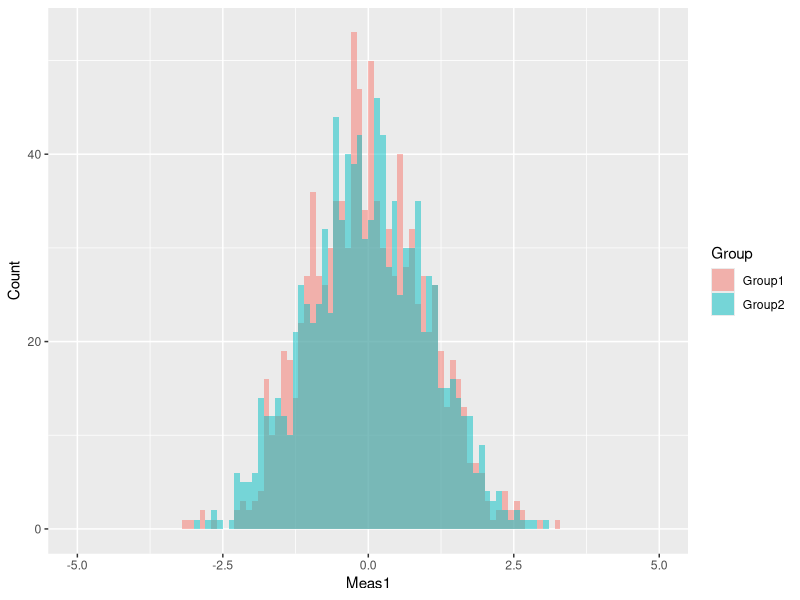
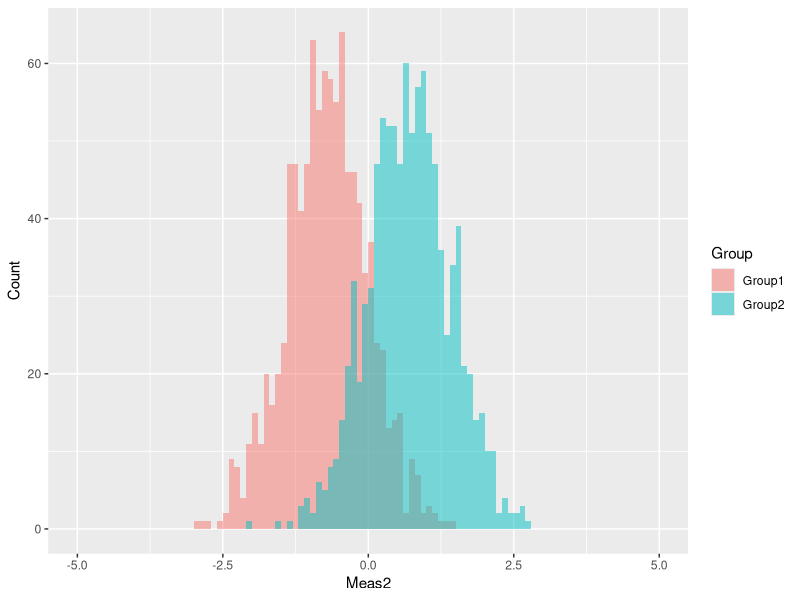
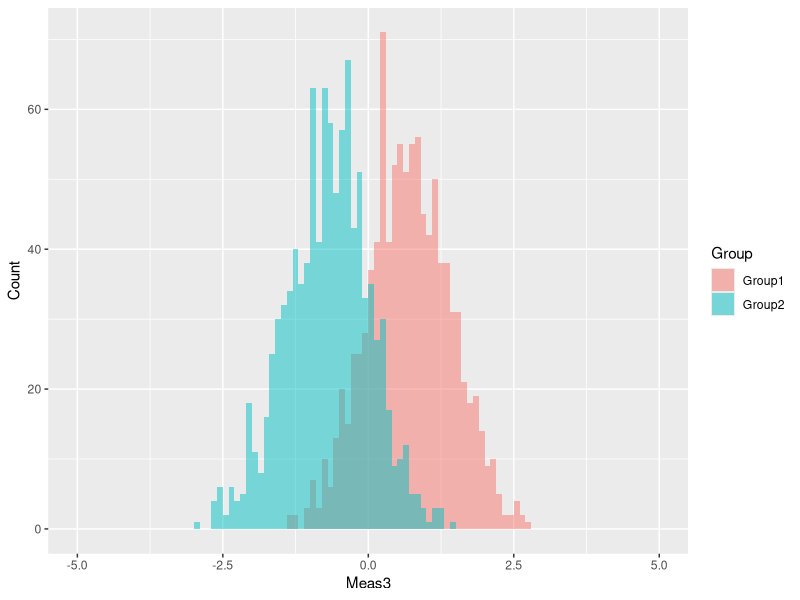
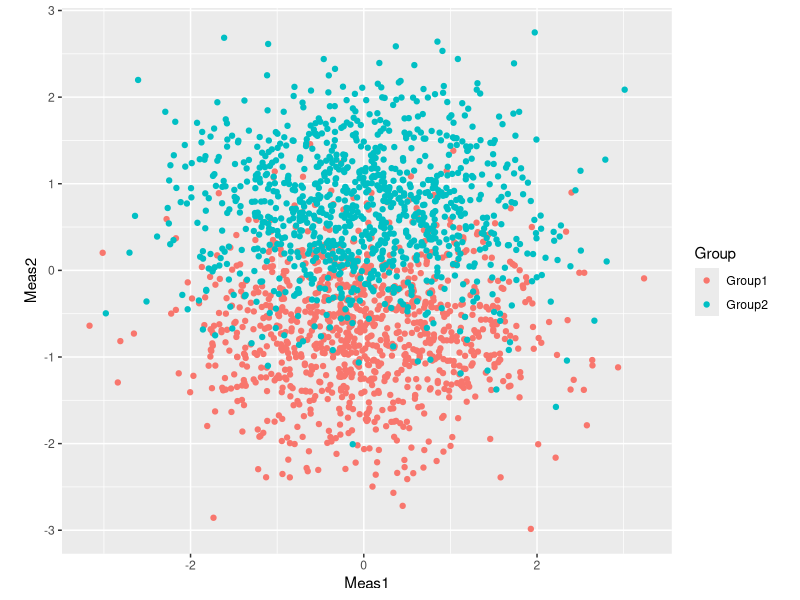
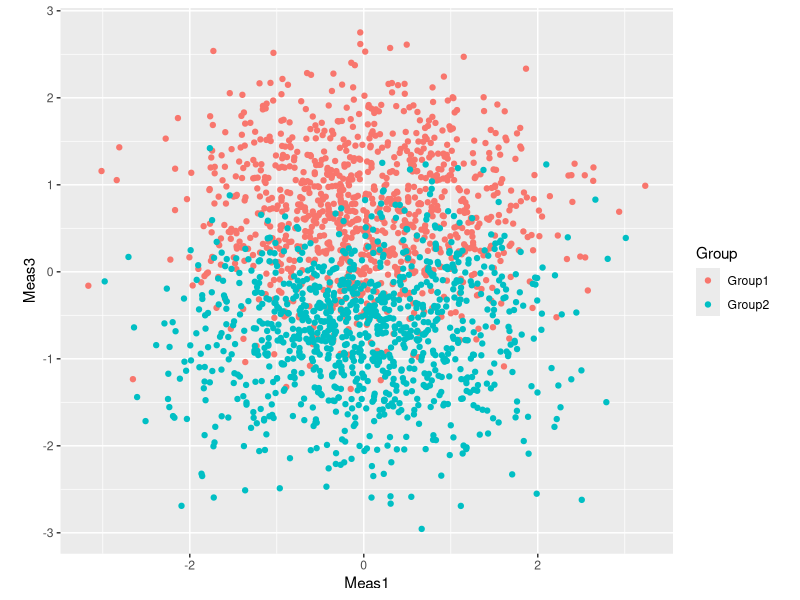
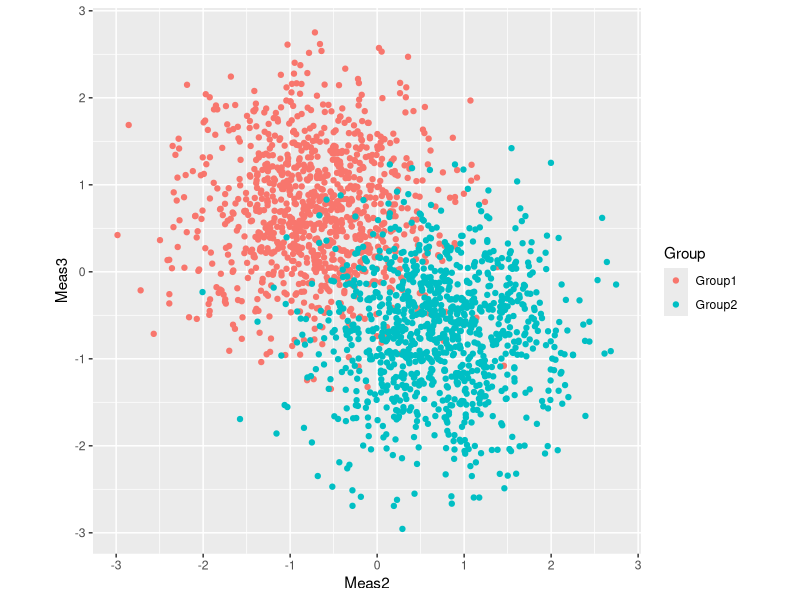
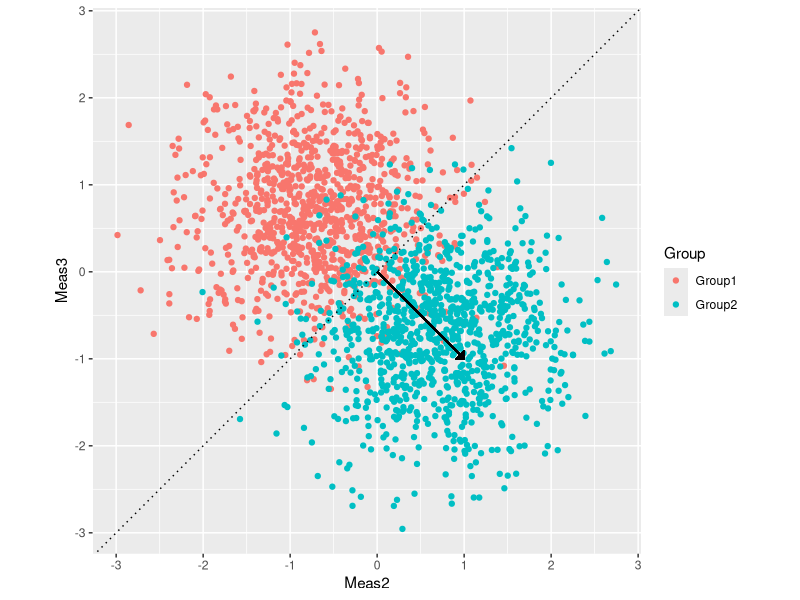
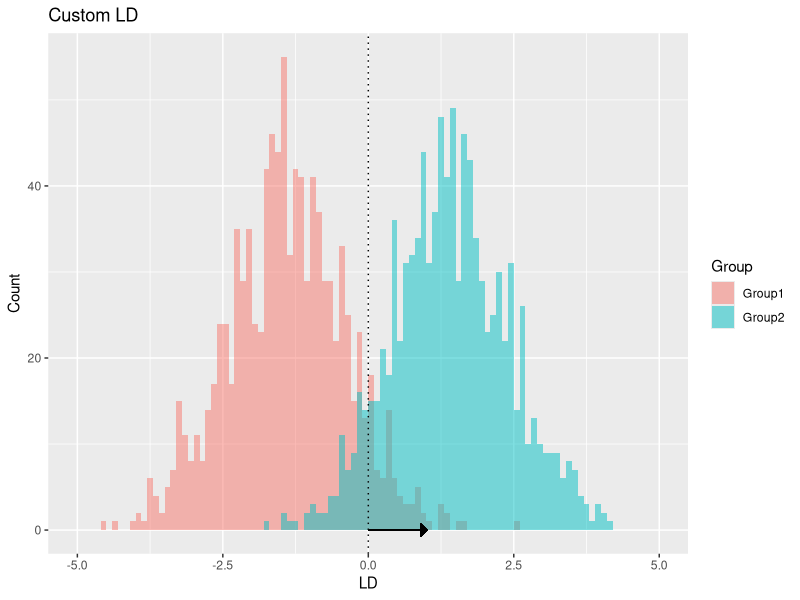

Reproduce these figures in R, in order. (Note: this script raises an error after producing the figures.)
## ---- chunk 1
knitr::opts_chunk$set(echo = TRUE, fig.align = "center")
## ---- chunk 2
library(ggplot2)
library(knitr)
library(kableExtra)

# make_data_basic() below uses rnorm() to get random points on a normal 
# distribution.  This ensures we'll always see the same "random" number here.
set.seed(0)

# create a very basic data frame of input data for the LDA.
make_data_basic <- function(Nper=1000) {
  # meas 1 tells us nothing useful.
  # meas 2 is somewhat lower for group 1 and higher for group 2
  # meas 3 is somewhat higher for group 1 and lower for group 2
  obs <- data.frame(
    Meas1 = rnorm(n = Nper*2),
    Meas2 = c(rnorm(n = Nper, mean = -1), rnorm(n = Nper, mean = 1)),
    Meas3 = c(rnorm(n = Nper, mean = 1), rnorm(n = Nper, mean = -1)),
    Group = rep(c("Group1","Group2"), each=Nper)
  )
  # we'll have variables that just happen to look like z-scores...
  obs[, 1:3] <- scale(obs[, 1:3])
  obs
}

### some vector math helper functions
dotprod <- function(x, y) sum(x * y)  # dot product
vecmag  <- function(x) sqrt(sum(x^2)) # magnitude
vecnorm <- function(x) x/vecmag(x)    # normalize to unit vector

# histogram for a given measurement, overlaying all groups
hist_grp <- function(obs, measurement, breaks=seq(-5, 5, 0.1), grp="Group", ...) {
  ggplot(obs) +
    geom_histogram(aes_(x = obs[[measurement]],
                        fill = obs[[grp]]),
                   breaks = breaks,
                   position = "identity",
                   alpha = 0.5,
                   ...) +
    labs(x = measurement, y = "Count", fill = "Group")
}

# scatterplot of two measurements, overalying all groups
scatter_grp <- function(obs, x, y, color="Group") {
  ggplot(obs) +
    geom_point(aes_string(x = x, y = y, color = color)) +
    coord_fixed()
}

# Wrapper to attach LDA results to a list of objects, starting from an
# observations data frame.
run_lda <- function(data = list()) {
  within(data, {
    # The two main MASS package steps used here: run the LDA, and perform the 
    # prediction that provides actual LD-axis values and automatic 
    # classification.
    lds <- MASS::lda(formula = Group ~ ., data = observations)
    prediction <- predict(lds)
    # Attach some output columns to the observations data frame for convenience
    observations$Prediction <- prediction$class
    observations$LD1 <- prediction$x[, 1]
    observations$Wrong <- with(observations, Group != Prediction)
    # Make a confusion matrix for every pair of actual group versus predicted
    # group.  The more we have on the diagonal the better!
    confusion <- table(observations$Group, observations$Prediction)
    rownames(confusion) <- paste0("Actual", rownames(confusion))
    colnames(confusion) <- paste0("Predicted", colnames(confusion))
  })
}
## ---- chunk 3
observations <- make_data_basic()
## ---- chunk 4
preview <- do.call(rbind,
                   lapply(split(observations, observations$Group),
                          head,
                          n = 5))[, -4]
k <- kable(preview, row.names = FALSE, digits = 3)
k <- kable_styling(k, full_width = FALSE)
k <- group_rows(k, "Group1", 1, 5)
k <- group_rows(k, "Group2", 6, 10)
k
## ---- chunk 5
summary(observations)
sapply(observations[, 1:3], sd)
## ---- chunk 6
lapply(split(observations, observations$Group), summary)
lapply(split(observations, observations$Group), function(chunk) sapply(chunk[, 1:3], sd))
## ---- chunk 7
hist_grp(observations, "Meas1")
hist_grp(observations, "Meas2")
hist_grp(observations, "Meas3")
## ---- chunk 8
scatter_grp(observations, "Meas1", "Meas2")
scatter_grp(observations, "Meas1", "Meas3")
scatter_grp(observations, "Meas2", "Meas3")
## ---- chunk 9
scatter_grp(observations, "Meas2", "Meas3") +
  geom_abline(intercept = 0,
              slope = 1,
              linetype="dotted") +
  geom_segment(x = 0, y = 0, xend = 1, yend = -1,
               arrow = arrow(angle = 45,
                             length = unit(0.2, "cm"),
                             type="closed"))
## ---- chunk 10
scaling <- data.frame(Component = c(0, 1, -1))
rownames(scaling) <- paste0("Meas", 1:3)
kable_styling(kable(scaling, digits = 3), full_width = FALSE)
## ---- chunk 11
ld <- apply(observations[, 1:3], 1, dotprod, y = scaling$Component)
ld <- data.frame(LD = ld,
           Group = observations$Group)
## ---- chunk 12
hist_grp(ld, "LD") +
  ggtitle("Custom LD") +
  geom_vline(xintercept = 0,
             linetype="dotted") +
  geom_segment(x = 0, y = 0, xend = 1, yend = 0,
               arrow = arrow(angle = 45,
                             length = unit(0.2, "cm"),
                             type="closed"))
## ---- chunk 13
# Here we're banking on the fact that everything's centered on the origin.  See
# case 5 below for a situation where it's not.
ld$Prediction <- c("Group1", "Group2")[(ld$LD >= 0) + 1]
my_confusion <- as.data.frame(table(ld[, 2:3]))
colnames(my_confusion) <- c("Group", "Prediction", "Freq")
kable_styling(kable(my_confusion), full_width = FALSE)
## ---- chunk 14
lds <- MASS::lda(formula = Group ~ . , data = observations)
## ---- chunk 15
kable_styling(kable(lds$means), full_width = FALSE)
## ---- chunk 16
kable_styling(kable(lds$scaling, digits=3), full_width = FALSE)
## ---- chunk 17
lds$terms
## ---- chunk 18
scalings <- data.frame(Scaling = scaling[, 1],
                       MyScaling = lds$scaling[, 1],
                       check.names = FALSE)
kable_styling(kable(scalings, digits = 3), full_width = FALSE)
## ---- chunk 19
# Note that it's MASS:::predict.lda that makes this magic work
prediction <- predict(lds)
## ---- chunk 20
hist_grp(data.frame(LD=prediction$x[, 1], Group=observations$Group), "LD") +
  ggtitle("Automatic LD")
## ---- chunk 21
confusion <- as.data.frame(table(observations$Group, prediction$class))
colnames(confusion) <- c("Group", "Prediction", "Freq")
confusion$MyFreq <- my_confusion$Freq
kable_styling(kable(confusion), full_width = FALSE)
## ---- chunk 22
case2 <- run_lda(within(list(), {
  scaler <- 1000
  observations[,1:3] <- observations[,1:3]*scaler
}))

scaler_compare <- cbind.data.frame(lds$scaling, case2$lds$scaling, case2$lds$scaling*case2$scaler)
colnames(scaler_compare) <- c("LD1", "LD1Big", "LD1BigNorm")
kable_styling(kable(scaler_compare, digits=5), full_width = FALSE)
## ---- chunk 23
case2_stretch <- run_lda(within(list(), {
  scalers <- c(1, 10, 1000)
  observations[, 1:3] <- t(apply(observations[, 1:3], 1, function(x) x*scalers))
}))

scaler_compare <- cbind.data.frame(LD1 = lds$scaling[, 1],
                                   LD1Stretch = case2_stretch$lds$scaling[, 1],
                                   LD1StretchNorm = case2_stretch$lds$scaling[, 1]*case2_stretch$scalers)
kable_styling(kable(scaler_compare, digits=5), full_width = FALSE)
## ---- chunk 24
case3 <- run_lda(within(list(), {
  shift <- (1:3)*20
  for (i in 1:3) {
   observations[, i] <- observations[, i] + shift[i] 
  }
  rm(i)
}))
## ---- chunk 25
p3 <- predict(case3$lds)
c3ld <- data.frame(p3$x, Group=observations$Group)
hist_grp(c3ld, "LD1")
c3ld_predicted <- data.frame(p3$x, Group=p3$class)
hist_grp(c3ld_predicted, "LD1")
## ---- chunk 26
case3 <- within(case3, {
  projections <- apply(observations[, 1:3], 1, dotprod, y = lds$scaling[, 1])
  projections <- data.frame(Projection = projections,
                          Group = observations$Group)  
})

hist_grp(case3$projections, "Projection", breaks = NULL, bins = 100)
## ---- chunk 27
case3 <- within(case3, {
  center <- colMeans(observations[, 1:3])
  projections <- apply(observations[, 1:3], 1, function(row) {
    dotprod(x = row - center, y = lds$scaling[, 1])
  })
  projections <- data.frame(Projection = projections,
                          Group = observations$Group)  
})

hist_grp(case3$projections, "Projection")
## ---- chunk 28
case4 <- run_lda(within(list(), {
  observations[, "Meas1"] <- 0 # The first Measurment has no variation at all
}))
## ---- chunk 29
case5 <- run_lda(within(list(), {
  # Shift the dividing line along LD1 a bit, but the measurement values remain
  # the same.
  observations$Group <- factor(ifelse(with(observations, Meas3 - Meas2 > -1),
                               "Group1",
                               "Group2"), levels = levels(observations$Group))
}))

with(case5, scatter_grp(observations, x = "Meas2", y = "Meas3")) +
  geom_abline(intercept = 0,
              slope = 1,
              linetype="dotted",
               color = "gray") +
  geom_abline(intercept = -1,
              slope = 1,
              linetype="dotted") +
  geom_segment(x = 0.5, y = -0.5, xend = 1.5, yend = -1.5,
               arrow = arrow(angle = 45,
                             length = unit(0.2, "cm"),
                             type="closed")) +
  coord_cartesian(xlim = c(-3, 3), ylim = c(-3, 3)) +
  ggtitle("Meas3 vs Meas2 - Offset Midpoint and Strict Group Separation")
## ---- chunk 30
with(case5, hist_grp(observations, "LD1")) +
  scale_x_continuous(breaks = seq(-5, 5, 1)) +
  ggtitle("LD1 - Offset Midpoint and Strict Group Separation")
case5$observations$GroupWrong <- with(case5$observations,
                                      factor(paste(Group, ifelse(Wrong, "Wrong", "Right")),
                                             levels = c("Group1 Right",
                                                        "Group1 Wrong",
                                                        "Group2 Right",
                                                        "Group2 Wrong")))
with(case5, hist_grp(observations, "LD1", grp = "GroupWrong")) +
  scale_fill_discrete(drop=FALSE) +
  scale_x_continuous(breaks = seq(-5, 5, 1)) +
  ggtitle("LD1 - Predicted Group Membership")
## ---- chunk 31
# Adding a column for a categorical measurement
case6 <- run_lda(within(list(), {
  # A factor with four levels, and varying proportions between them.
  N <- 4
  observations$Meas4 <- sample(1:N, # N distinct values
                               nrow(observations), # total observations
                               prob = 1:N, # increasing probability (it'll normalize automatically)
                               replace = TRUE) # allow repeats
  observations$Meas4 <-  as.factor(observations$Meas4)
  levels(observations$Meas4) <- LETTERS[1:N]
}))

# Alternatively, what if we have separate columns for each possible category 
# above, where 1 means present and 0 means absent (and the first category is
# missing but implied by all-zero on the rest)?
case6_wide <- run_lda(within(list(), {
  cols <- do.call(cbind.data.frame,
                  lapply(levels(case6$observations$Meas4)[-1],
                         function(lvl) (case6$observations$Meas4 == lvl) + 0))
  colnames(cols) <- paste0("Meas4", levels(case6$observations$Meas4)[-1])
  observations <- cbind(observations, cols)
}))
## ---- chunk 32
k <- kable(with(case6, lds$means[, paste0("Meas4", levels(observations$Meas4)[-1])]))
kable_styling(k, full_width = FALSE)
k <- kable(with(case6, table(observations$Meas4)/nrow(observations)))
kable_styling(k, full_width = FALSE)
## ---- chunk 33
case6_compare <- cbind.data.frame(case6$lds$scaling,
                                  case6_wide$lds$scaling)
colnames(case6_compare) <- c("LD1_Factor", "LD1_Boolean")
kable_styling(kable(case6_compare, digits = 3), full_width = FALSE)
